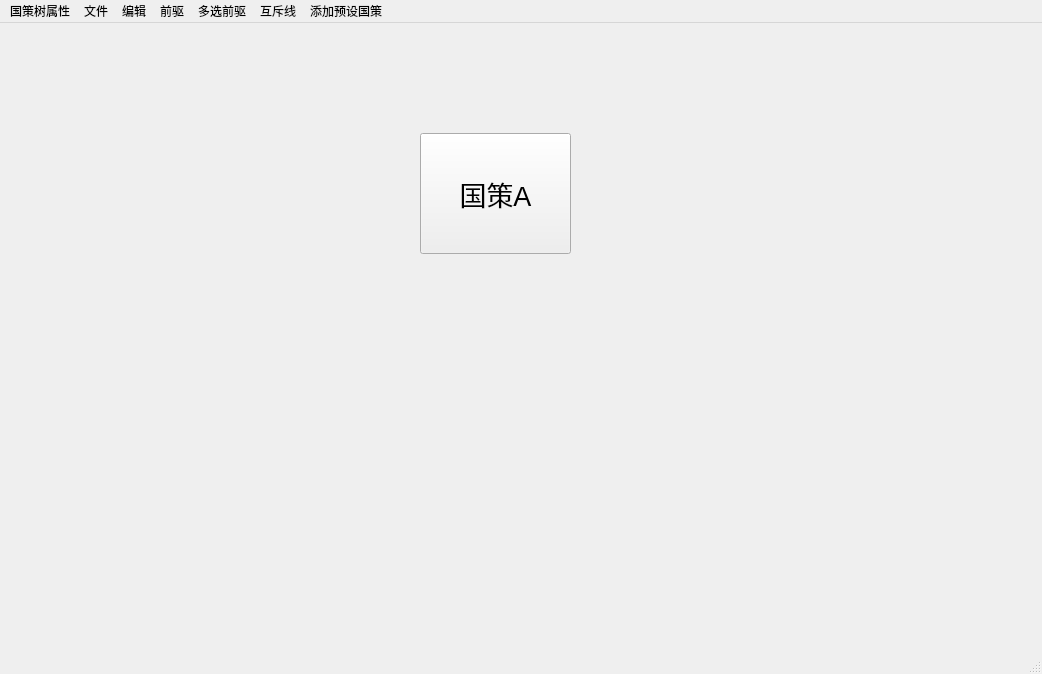
<?xml version="1.0" encoding="UTF-8"?>
<ui version="4.0">
 <class>focustree</class>
 <widget class="QMainWindow" name="focustree">
  <property name="geometry">
   <rect>
    <x>0</x>
    <y>0</y>
    <width>1042</width>
    <height>674</height>
   </rect>
  </property>
  <property name="windowTitle">
   <string>MainWindow</string>
  </property>
  <widget class="QWidget" name="centralwidget">
   <widget class="QPushButton" name="focusa">
    <property name="geometry">
     <rect>
      <x>420</x>
      <y>110</y>
      <width>151</width>
      <height>121</height>
     </rect>
    </property>
    <property name="font">
     <font>
      <pointsize>20</pointsize>
     </font>
    </property>
    <property name="text">
     <string>国策A</string>
    </property>
   </widget>
  </widget>
  <widget class="QMenuBar" name="menubar">
   <property name="geometry">
    <rect>
     <x>0</x>
     <y>0</y>
     <width>1042</width>
     <height>17</height>
    </rect>
   </property>
   <widget class="QMenu" name="menu">
    <property name="title">
     <string>文件</string>
    </property>
    <addaction name="actionnew"/>
    <addaction name="actionopen"/>
    <addaction name="actionlocated"/>
    <addaction name="actiondaochu"/>
   </widget>
   <widget class="QMenu" name="menu_2">
    <property name="title">
     <string>互斥线</string>
    </property>
   </widget>
   <widget class="QMenu" name="menu_3">
    <property name="title">
     <string>前驱</string>
    </property>
   </widget>
   <widget class="QMenu" name="menu_4">
    <property name="title">
     <string>多选前驱</string>
    </property>
   </widget>
   <widget class="QMenu" name="menu_5">
    <property name="title">
     <string>添加预设国策</string>
    </property>
   </widget>
   <widget class="QMenu" name="menu_6">
    <property name="title">
     <string>国策树属性</string>
    </property>
    <addaction name="actionA"/>
    <addaction name="actionB"/>
    <addaction name="actionC"/>
    <addaction name="actionD"/>
   </widget>
   <widget class="QMenu" name="menu_7">
    <property name="title">
     <string>编辑</string>
    </property>
    <addaction name="action_undo"/>
    <addaction name="action_redo"/>
   </widget>
   <addaction name="menu_6"/>
   <addaction name="menu"/>
   <addaction name="menu_7"/>
   <addaction name="menu_3"/>
   <addaction name="menu_4"/>
   <addaction name="menu_2"/>
   <addaction name="menu_5"/>
  </widget>
  <widget class="QStatusBar" name="statusbar"/>
  <action name="actionnew">
   <property name="text">
    <string>新建</string>
   </property>
  </action>
  <action name="actionopen">
   <property name="text">
    <string>导入</string>
   </property>
  </action>
  <action name="actionlocate">
   <property name="text">
    <string>本地化</string>
   </property>
  </action>
  <action name="actionlocated">
   <property name="text">
    <string>本地化</string>
   </property>
  </action>
  <action name="actiondaochu">
   <property name="text">
    <string>导出</string>
   </property>
  </action>
  <action name="actionA">
   <property name="text">
    <string>启用条件</string>
   </property>
  </action>
  <action name="actionB">
   <property name="text">
    <string>是否为成员国策树</string>
   </property>
  </action>
  <action name="actionC">
   <property name="text">
    <string>是否为通用国策树</string>
   </property>
  </action>
  <action name="actionD">
   <property name="text">
    <string>国策数量统计</string>
   </property>
  </action>
  <action name="action_undo">
   <property name="text">
    <string>撤销</string>
   </property>
   <property name="shortcut">
    <string>Ctrl+Z</string>
   </property>
  </action>
  <action name="action_redo">
   <property name="text">
    <string>重做</string>
   </property>
   <property name="shortcut">
    <string>Ctrl+Y</string>
   </property>
  </action>
 </widget>
 <resources/>
 <connections/>
</ui>
